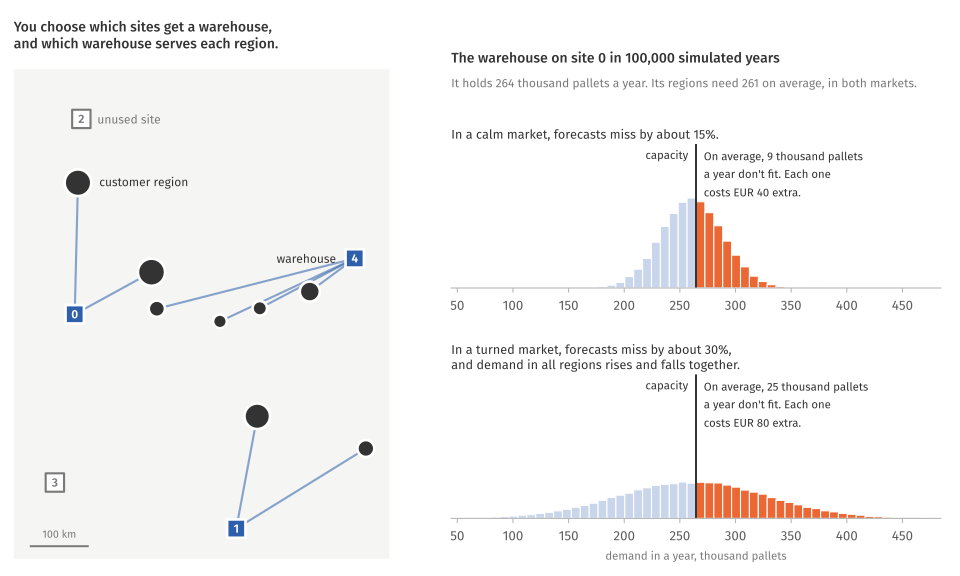

This figure's Python source:
"""The figure at the top of warehouse-planning.ipynb: what the plan decides, and what
the forecast error does to one warehouse. Writes warehouse-planning.svg next to this
file, and warehouse-planning.de.svg, the same figure in German for quicopt.com.
Run from the repo root:  .venv/bin/python use-cases/figures/warehouse-planning.py
"""
import sys
from pathlib import Path

import matplotlib
matplotlib.use("Agg")
import matplotlib.pyplot as plt
import numpy as np
from matplotlib import font_manager

for f in Path.home().glob("Library/Fonts/FiraSans-*.otf"):
    font_manager.fontManager.addfont(str(f))
plt.rcParams.update({"font.family": "Fira Sans", "font.size": 10, "svg.fonttype": "path",
                     "svg.hashsalt": "warehouse-planning",   # the same ids on every run, so a rerun is no diff
                     "axes.edgecolor": "#b5b5b5", "xtick.color": "#b5b5b5", "xtick.labelcolor": "#5c5c5c"})

BLUE, ORANGE, INK, MUTED, PALE = "#2d5faa", "#eb6834", "#333333", "#7a7a7a", "#c9d5ea"

# Network 11, drawn exactly as the notebook's network(11) draws it.
SITES, REGIONS = 5, 8
rng = np.random.default_rng(11)
site_xy = rng.uniform([0, 0], [600, 800], (SITES, 2))
region_xy = rng.uniform([0, 0], [600, 800], (REGIONS, 2))
forecast = rng.uniform(60, 140, REGIONS)
capacity = rng.uniform(200, 350, SITES)

# The plan for the forecast in the calm market (the notebook's plan_for_forecast(11, calm)).
open_sites = [0, 1, 4]
serves = [4, 1, 0, 4, 4, 1, 4, 0]
SHOWN = 0                                            # the warehouse whose load is drawn on the right

# Every word in the figure, per language. {cap}, {need} and {over} are numbers of
# pallets as count() writes them, {price} is in EUR.
TEXT = {
    "en": {
        "warehouse": "warehouse",
        "unused": "unused site",
        "region": "customer region",
        "decide": "You choose which sites get a warehouse,\nand which warehouse serves each region.",
        "header": "The warehouse on site {site} in 100,000 simulated years",
        "subtitle": "It holds {cap} thousand pallets a year. Its regions need {need} on average, in both markets.",
        "calm": "In a calm market, forecasts miss by about 15%.",
        "turned": "In a turned market, forecasts miss by about 30%,\nand demand in all regions rises and falls together.",
        "over": "On average, {over} thousand pallets\na year don't fit. Each one\ncosts EUR {price} extra.",
        "capacity": "capacity",
        "axis": "demand in a year, thousand pallets",
    },
    "de": {
        "warehouse": "Lager",
        "unused": "ungenutzter Standort",
        "region": "Kundenregion",
        "decide": "Sie legen fest, an welchen Standorten ein Lager steht\nund welches Lager welche Region beliefert.",
        "header": "Das Lager an Standort {site} über 100.000 simulierte Jahre",
        "subtitle": "Es fasst {cap} Paletten im Jahr.\nDie Regionen, die es beliefert, brauchen im Schnitt {need}, in beiden Märkten.",
        "calm": "Im ruhigen Markt liegen die Prognosen um etwa 15 % daneben.",
        "turned": "Im gekippten Markt liegen die Prognosen um etwa 30 % daneben,\nund die Nachfrage aller Regionen steigt und fällt gemeinsam.",
        "over": "Im Schnitt finden {over} Paletten\nim Jahr keinen Platz. Jede davon\nkostet {price} EUR extra.",
        "capacity": "Kapazität",
        "axis": "Bedarf in einem Jahr, in Tausend Paletten",
    },
}


def count(thousands, lang):
    """A number of pallets, given in thousands, as the figure writes it: "264" in
    English, where the text adds "thousand", and "264.000" in German."""
    if lang == "de":
        return f"{round(thousands) * 1000:,}".replace(",", ".")
    return f"{thousands:.0f}"


def years(error, rho, n=100_000, seed=11 + 2000):
    rng = np.random.default_rng(seed)
    own = rng.standard_normal((n, REGIONS))
    shared = rng.standard_normal((n, 1))
    swing = np.sqrt(1 - rho) * own + np.sqrt(rho) * shared
    return np.maximum(forecast + error * forecast * swing, 0.0)


# The shown warehouse's load, year by year, in both markets: (TEXT key, overflow price, load).
cap = capacity[SHOWN]
mine = [r for r in range(REGIONS) if serves[r] == SHOWN]
need = sum(forecast[mine])
markets = [("calm", 40, years(0.15, 0.0)[:, mine].sum(axis=1)),
           ("turned", 80, years(0.30, 0.5)[:, mine].sum(axis=1))]
for _, _, load in markets:
    assert round(load.mean()) == round(need)        # the same average in both markets


def draw(lang):
    text = TEXT[lang]
    fig = plt.figure(figsize=(10, 6.0))

    # --- the map ----------------------------------------------------------
    ax = fig.add_axes([0.01, 0.03, 0.40, 0.85])
    ax.set_xlim(-30, 630)
    ax.set_ylim(-30, 830)
    ax.set_aspect("equal")
    ax.set_xticks([])
    ax.set_yticks([])
    for s in ax.spines.values():
        s.set_visible(False)
    ax.add_patch(plt.Rectangle((-30, -30), 660, 860, facecolor="#f5f5f3", edgecolor="none", zorder=0))

    for r in range(REGIONS):
        (x0, y0), (x1, y1) = region_xy[r], site_xy[serves[r]]
        ax.plot([x0, x1], [y0, y1], color=BLUE, lw=1.6, alpha=0.55, zorder=1, solid_capstyle="round")
    ax.scatter(*region_xy.T, s=(forecast / 10) ** 2 * 2.4, color=INK, edgecolor="white", linewidth=2, zorder=3)
    for s in range(SITES):
        is_open = s in open_sites
        ax.scatter(*site_xy[s], marker="s", s=190, zorder=5, linewidth=2 if is_open else 1.6,
                   color=BLUE if is_open else "white", edgecolor="white" if is_open else MUTED)
        ax.text(*site_xy[s], str(s), color="white" if is_open else MUTED, ha="center", va="center",
                fontsize=9, fontweight="semibold", zorder=6)

    def label(xy, words, offset, color=INK, **kw):
        ax.annotate(words, xy, xytext=offset, textcoords="offset points", fontsize=9, color=color,
                    zorder=7, linespacing=1.3, **kw)

    label(site_xy[4], text["warehouse"], (-14, 0), ha="right", va="center")
    label(site_xy[2], text["unused"], (12, 0), ha="left", va="center", color=MUTED)
    label(region_xy[2], text["region"], (16, 0), ha="left", va="center")
    ax.plot([0, 100], [-8, -8], color=MUTED, lw=1.5)
    ax.text(50, 2, "100 km", ha="center", va="bottom", fontsize=8, color=MUTED)
    ax.text(0, 1.035, text["decide"], transform=ax.transAxes, fontsize=10.5, color=INK,
            fontweight="medium", va="bottom")

    # --- one warehouse's load, year by year --------------------------------
    width = 8.0
    edges = cap + width * np.arange(-40, 41)           # capacity falls on a bin edge
    axes = [fig.add_axes([0.47, 0.50, 0.51, 0.25]), fig.add_axes([0.47, 0.10, 0.51, 0.25])]
    fig.text(0.47, 0.885, text["header"].format(site=SHOWN),
             fontsize=10.5, color=INK, fontweight="medium", va="bottom")
    fig.text(0.47, 0.872, text["subtitle"].format(cap=count(cap, lang), need=count(need, lang)), fontsize=9, color=MUTED, va="top",
             linespacing=1.4)                          # hangs from the header: one line or two
    peak = 0
    for a, (market, price, load) in zip(axes, markets):
        share = np.histogram(load, edges)[0] / len(load)
        peak = max(peak, share.max())
        left = edges[:-1]
        a.bar(left, share, width=width, align="edge", color=np.where(left >= cap, ORANGE, PALE),
              edgecolor="white", linewidth=0.8)
        a.axvline(cap, color=INK, lw=1.5)
        over = np.maximum(load - cap, 0)
        a.set_title(text[market], loc="left", fontsize=9.5, color=INK, pad=4)
        a.text(cap + 7, 0.97, text["over"].format(over=count(over.mean(), lang), price=price),
               transform=a.get_xaxis_transform(), ha="left", va="top", fontsize=8.5, color=INK, linespacing=1.3)
        a.text(cap - 7, 0.97, text["capacity"], transform=a.get_xaxis_transform(),
               ha="right", va="top", fontsize=8.5, color=INK)
        a.set_yticks([])
        for side in ("left", "right", "top"):
            a.spines[side].set_visible(False)
        a.set_xlim(cap - 220, cap + 220)
    for a in axes:
        a.set_ylim(0, peak * 1.6)
    axes[1].set_xlabel(text["axis"], color=MUTED, fontsize=8.5)
    return fig


for lang in TEXT:
    fig = draw(lang)
    path = Path(__file__).with_suffix(".svg" if lang == "en" else f".{lang}.svg")
    fig.savefig(path, metadata={"Date": None})       # no timestamp, so a rerun is no diff
    if "--png" in sys.argv:                            # a raster copy, to look at
        fig.savefig(path.with_suffix(".png"), dpi=150)
    plt.close(fig)
